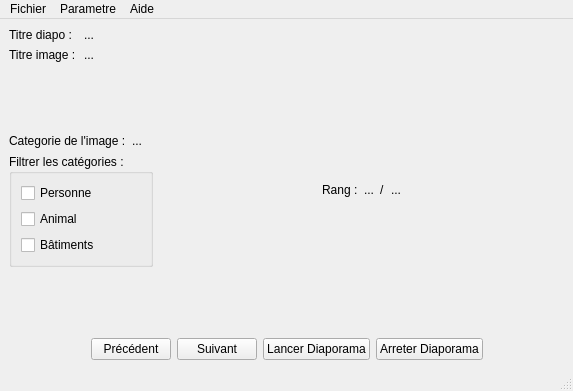
<?xml version="1.0" encoding="UTF-8"?>
<ui version="4.0">
 <class>LecteurVue</class>
 <widget class="QMainWindow" name="LecteurVue">
  <property name="geometry">
   <rect>
    <x>0</x>
    <y>0</y>
    <width>573</width>
    <height>391</height>
   </rect>
  </property>
  <property name="windowTitle">
   <string>LecteurVue</string>
  </property>
  <widget class="QWidget" name="centralwidget">
   <layout class="QFormLayout" name="formLayout_2">
    <item row="0" column="0">
     <layout class="QVBoxLayout" name="verticalLayout_2">
      <item>
       <layout class="QGridLayout" name="gridLayout">
        <item row="0" column="0">
         <widget class="QLabel" name="lTitreDiapo">
          <property name="text">
           <string>Titre diapo : </string>
          </property>
         </widget>
        </item>
        <item row="0" column="1">
         <widget class="QLabel" name="lValeurTitreDiapo">
          <property name="text">
           <string>...</string>
          </property>
         </widget>
        </item>
        <item row="1" column="0">
         <widget class="QLabel" name="lTitreImage">
          <property name="text">
           <string>Titre image :</string>
          </property>
         </widget>
        </item>
        <item row="1" column="1">
         <widget class="QLabel" name="lValeurTitreImage">
          <property name="text">
           <string>...</string>
          </property>
         </widget>
        </item>
       </layout>
      </item>
      <item>
       <spacer name="verticalSpacer_4">
        <property name="orientation">
         <enum>Qt::Vertical</enum>
        </property>
        <property name="sizeHint" stdset="0">
         <size>
          <width>20</width>
          <height>40</height>
         </size>
        </property>
       </spacer>
      </item>
      <item>
       <layout class="QHBoxLayout" name="horizontalLayout_5">
        <item>
         <widget class="QLabel" name="lCategorie">
          <property name="text">
           <string>Categorie de l'image :</string>
          </property>
         </widget>
        </item>
        <item>
         <widget class="QLabel" name="lValeurCategorie">
          <property name="text">
           <string>...</string>
          </property>
         </widget>
        </item>
       </layout>
      </item>
      <item>
       <widget class="QGroupBox" name="groupBox">
        <property name="title">
         <string>Filtrer les catégories :</string>
        </property>
        <property name="alignment">
         <set>Qt::AlignLeading|Qt::AlignLeft|Qt::AlignTop</set>
        </property>
        <layout class="QFormLayout" name="formLayout">
         <property name="labelAlignment">
          <set>Qt::AlignLeading|Qt::AlignLeft|Qt::AlignVCenter</set>
         </property>
         <item row="0" column="0">
          <widget class="QCheckBox" name="checkBox">
           <property name="text">
            <string>Personne</string>
           </property>
          </widget>
         </item>
         <item row="1" column="0">
          <widget class="QCheckBox" name="checkBox_2">
           <property name="text">
            <string>Animal</string>
           </property>
          </widget>
         </item>
         <item row="2" column="0">
          <widget class="QCheckBox" name="checkBox_3">
           <property name="text">
            <string>Bâtiments</string>
           </property>
          </widget>
         </item>
        </layout>
       </widget>
      </item>
      <item>
       <spacer name="verticalSpacer">
        <property name="orientation">
         <enum>Qt::Vertical</enum>
        </property>
        <property name="sizeHint" stdset="0">
         <size>
          <width>20</width>
          <height>40</height>
         </size>
        </property>
       </spacer>
      </item>
     </layout>
    </item>
    <item row="0" column="1">
     <layout class="QHBoxLayout" name="horizontalLayout_4">
      <item>
       <spacer name="horizontalSpacer_4">
        <property name="orientation">
         <enum>Qt::Horizontal</enum>
        </property>
        <property name="sizeHint" stdset="0">
         <size>
          <width>40</width>
          <height>20</height>
         </size>
        </property>
       </spacer>
      </item>
      <item>
       <layout class="QVBoxLayout" name="verticalLayout">
        <item>
         <spacer name="verticalSpacer_2">
          <property name="orientation">
           <enum>Qt::Vertical</enum>
          </property>
          <property name="sizeHint" stdset="0">
           <size>
            <width>20</width>
            <height>40</height>
           </size>
          </property>
         </spacer>
        </item>
        <item>
         <widget class="QLabel" name="lImage">
          <property name="text">
           <string/>
          </property>
          <property name="pixmap">
           <pixmap>../cartesDisney/Disney_0.gif</pixmap>
          </property>
         </widget>
        </item>
        <item>
         <layout class="QHBoxLayout" name="horizontalLayout_3">
          <item>
           <spacer name="horizontalSpacer_6">
            <property name="orientation">
             <enum>Qt::Horizontal</enum>
            </property>
            <property name="sizeHint" stdset="0">
             <size>
              <width>40</width>
              <height>20</height>
             </size>
            </property>
           </spacer>
          </item>
          <item>
           <widget class="QLabel" name="lRang">
            <property name="text">
             <string>Rang :</string>
            </property>
           </widget>
          </item>
          <item>
           <widget class="QLabel" name="lValeurRangActuel">
            <property name="text">
             <string>...</string>
            </property>
           </widget>
          </item>
          <item>
           <widget class="QLabel" name="lRangSeparateur">
            <property name="text">
             <string>/</string>
            </property>
           </widget>
          </item>
          <item>
           <widget class="QLabel" name="lValeurRangMax">
            <property name="text">
             <string>...</string>
            </property>
           </widget>
          </item>
          <item>
           <spacer name="horizontalSpacer_5">
            <property name="orientation">
             <enum>Qt::Horizontal</enum>
            </property>
            <property name="sizeHint" stdset="0">
             <size>
              <width>40</width>
              <height>20</height>
             </size>
            </property>
           </spacer>
          </item>
         </layout>
        </item>
        <item>
         <spacer name="verticalSpacer_3">
          <property name="orientation">
           <enum>Qt::Vertical</enum>
          </property>
          <property name="sizeHint" stdset="0">
           <size>
            <width>20</width>
            <height>40</height>
           </size>
          </property>
         </spacer>
        </item>
       </layout>
      </item>
      <item>
       <spacer name="horizontalSpacer_3">
        <property name="orientation">
         <enum>Qt::Horizontal</enum>
        </property>
        <property name="sizeHint" stdset="0">
         <size>
          <width>40</width>
          <height>20</height>
         </size>
        </property>
       </spacer>
      </item>
     </layout>
    </item>
    <item row="1" column="0" colspan="2">
     <layout class="QHBoxLayout" name="horizontalLayout_2">
      <item>
       <spacer name="horizontalSpacer">
        <property name="orientation">
         <enum>Qt::Horizontal</enum>
        </property>
        <property name="sizeHint" stdset="0">
         <size>
          <width>40</width>
          <height>20</height>
         </size>
        </property>
       </spacer>
      </item>
      <item>
       <layout class="QHBoxLayout" name="horizontalLayout">
        <item>
         <widget class="QPushButton" name="bReculerDiapo">
          <property name="text">
           <string>Précédent</string>
          </property>
         </widget>
        </item>
        <item>
         <widget class="QPushButton" name="bAvancerDiapo">
          <property name="text">
           <string>Suivant</string>
          </property>
         </widget>
        </item>
        <item>
         <widget class="QPushButton" name="bLancerDiapo">
          <property name="text">
           <string>Lancer Diaporama</string>
          </property>
         </widget>
        </item>
        <item>
         <widget class="QPushButton" name="bArreterDiapo">
          <property name="text">
           <string>Arreter Diaporama</string>
          </property>
         </widget>
        </item>
       </layout>
      </item>
      <item>
       <spacer name="horizontalSpacer_2">
        <property name="orientation">
         <enum>Qt::Horizontal</enum>
        </property>
        <property name="sizeHint" stdset="0">
         <size>
          <width>40</width>
          <height>20</height>
         </size>
        </property>
       </spacer>
      </item>
     </layout>
    </item>
   </layout>
  </widget>
  <widget class="QMenuBar" name="menubar">
   <property name="geometry">
    <rect>
     <x>0</x>
     <y>0</y>
     <width>573</width>
     <height>22</height>
    </rect>
   </property>
   <widget class="QMenu" name="menuParametre">
    <property name="title">
     <string>Parametre</string>
    </property>
    <addaction name="actionvitesse_de_defilement"/>
    <addaction name="actionEnlever_diaporama"/>
    <addaction name="actionCharger_diaporama"/>
   </widget>
   <widget class="QMenu" name="menuFichier">
    <property name="title">
     <string>Fichier</string>
    </property>
    <addaction name="actionquitter"/>
   </widget>
   <widget class="QMenu" name="menuAide">
    <property name="title">
     <string>Aide</string>
    </property>
    <addaction name="actionA_propos_de"/>
   </widget>
   <addaction name="menuFichier"/>
   <addaction name="menuParametre"/>
   <addaction name="menuAide"/>
  </widget>
  <widget class="QStatusBar" name="lBarreEtat">
   <property name="enabled">
    <bool>true</bool>
   </property>
  </widget>
  <action name="actionquitter">
   <property name="text">
    <string>quitter</string>
   </property>
  </action>
  <action name="actionvitesse_de_defilement">
   <property name="text">
    <string>Vitesse de defilement</string>
   </property>
  </action>
  <action name="actionEnlever_diaporama">
   <property name="text">
    <string>Enlever diaporama</string>
   </property>
  </action>
  <action name="actionCharger_diaporama">
   <property name="text">
    <string>Charger diaporama</string>
   </property>
  </action>
  <action name="actionA_propos_de">
   <property name="text">
    <string>A propos de </string>
   </property>
  </action>
 </widget>
 <resources/>
 <connections/>
</ui>
